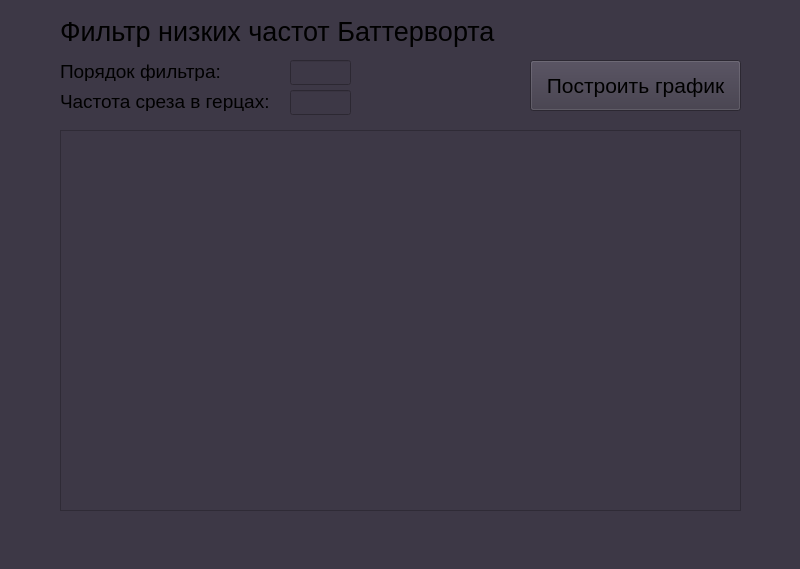
<?xml version="1.0" encoding="UTF-8"?>
<ui version="4.0">
 <class>MainWindow</class>
 <widget class="QMainWindow" name="MainWindow">
  <property name="geometry">
   <rect>
    <x>0</x>
    <y>0</y>
    <width>800</width>
    <height>569</height>
   </rect>
  </property>
  <property name="windowTitle">
   <string>MainWindow</string>
  </property>
  <property name="styleSheet">
   <string notr="true">background-color:  rgb(61, 56, 70)</string>
  </property>
  <widget class="QWidget" name="centralwidget">
   <widget class="QGraphicsView" name="graphicsView">
    <property name="geometry">
     <rect>
      <x>60</x>
      <y>130</y>
      <width>681</width>
      <height>381</height>
     </rect>
    </property>
   </widget>
   <widget class="QLabel" name="order_label">
    <property name="geometry">
     <rect>
      <x>60</x>
      <y>60</y>
      <width>171</width>
      <height>21</height>
     </rect>
    </property>
    <property name="text">
     <string>&lt;html&gt;&lt;head/&gt;&lt;body&gt;&lt;p&gt;&lt;span style=&quot; font-size:14pt;&quot;&gt;Порядок фильтра:&lt;/span&gt;&lt;/p&gt;&lt;/body&gt;&lt;/html&gt;</string>
    </property>
   </widget>
   <widget class="QLabel" name="frequency_label">
    <property name="geometry">
     <rect>
      <x>60</x>
      <y>90</y>
      <width>211</width>
      <height>21</height>
     </rect>
    </property>
    <property name="text">
     <string>&lt;html&gt;&lt;head/&gt;&lt;body&gt;&lt;p&gt;&lt;span style=&quot; font-size:14pt;&quot;&gt;Частота среза в герцах:&lt;/span&gt;&lt;/p&gt;&lt;/body&gt;&lt;/html&gt;</string>
    </property>
   </widget>
   <widget class="QLabel" name="title">
    <property name="geometry">
     <rect>
      <x>60</x>
      <y>16</y>
      <width>631</width>
      <height>31</height>
     </rect>
    </property>
    <property name="text">
     <string>&lt;html&gt;&lt;head/&gt;&lt;body&gt;&lt;p&gt;&lt;span style=&quot; font-size:20pt;&quot;&gt;Фильтр низких частот Баттерворта&lt;/span&gt;&lt;/p&gt;&lt;/body&gt;&lt;/html&gt;</string>
    </property>
   </widget>
   <widget class="QPushButton" name="graph_create_button">
    <property name="geometry">
     <rect>
      <x>530</x>
      <y>60</y>
      <width>211</width>
      <height>51</height>
     </rect>
    </property>
    <property name="font">
     <font>
      <pointsize>16</pointsize>
      <italic>false</italic>
     </font>
    </property>
    <property name="text">
     <string>Построить график</string>
    </property>
   </widget>
   <widget class="QLineEdit" name="order_input">
    <property name="geometry">
     <rect>
      <x>290</x>
      <y>60</y>
      <width>61</width>
      <height>25</height>
     </rect>
    </property>
   </widget>
   <widget class="QLineEdit" name="frequency_input">
    <property name="geometry">
     <rect>
      <x>290</x>
      <y>90</y>
      <width>61</width>
      <height>25</height>
     </rect>
    </property>
   </widget>
  </widget>
  <widget class="QStatusBar" name="statusbar"/>
 </widget>
 <resources/>
 <connections/>
</ui>
